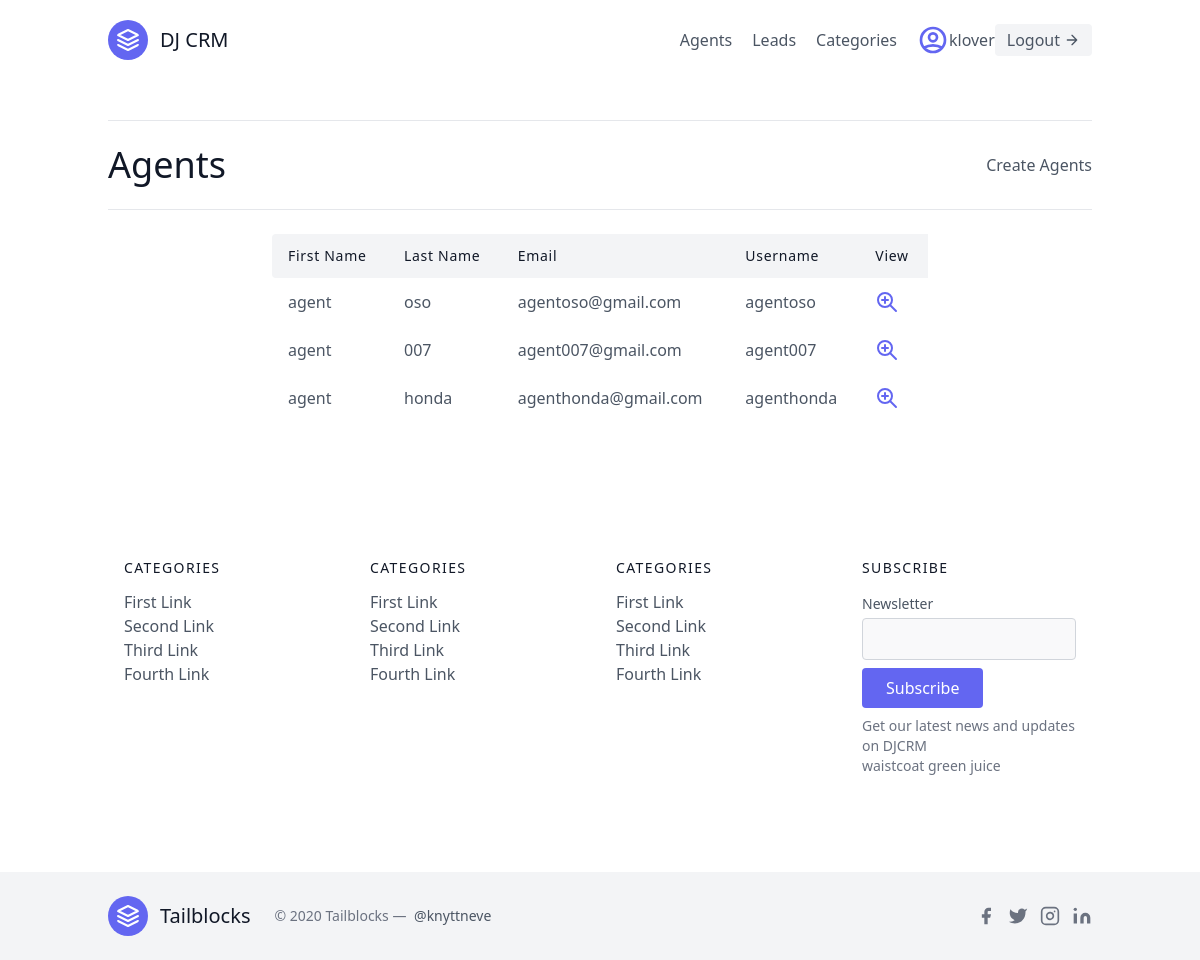
Screenshot of /agents/ (signed in) with the database file from the repository.
### leads/models.py (models this page shows, shortened)
class User(AbstractUser):
    is_organiser = models.BooleanField(default=True)
    is_agent = models.BooleanField(default=False)

class Agent(models.Model):
    user = models.OneToOneField(User, on_delete=models.CASCADE)
    organisation = models.ForeignKey(UserProfile, on_delete=models.CASCADE)

### agents/views.py (the view)
# urls.py: path('', views.AgentListView.as_view(), name='agent-list'),
class AgentListView(OrganiserAndLoginRequiredMixin, generic.ListView):
    template_name = "agents/agent_list.html"
    context_object_name = "agents"
    def get_queryset(self) :
        organisation = self.request.user.userprofile
        return Agent.objects.filter(organisation=organisation)

### agents/mixins.py (called while the page is built)
    def dispatch(self, request, *args, **kwargs):
        if not request.user.is_authenticated or not request.user.is_organiser:
            return redirect("leads:lead-list")
        return super().dispatch(request, *args, **kwargs)

### agents/templates/agents/agent_list.html (shortened to what this page needs)
{% extends 'base.html' %} {% block content %}
<section class="text-gray-600 body-font">
    <div class="container px-5 py-10 mx-auto">
        <div class="w-full mb-6 py-6 flex justify-between items-center border-b border-t border-gray-200">
            <div>
                <h1 class="text-4xl text-gray-900">Agents</h1>
            </div>
            {% if request.user.is_organiser %}
            <div>
                <a class="text=text-gray-600 hover:text-blue-500 " href="{% url 'agents:agent-create' %}">Create
                    Agents</a>
            </div>
            {% endif %}
        </div>
        <div class="lg:w-2/3 w-full mx-auto overflow-auto">
            <table class="table-auto w-full text-left whitespace-no-wrap">
                <thead>
                    <tr>
                        <th
                            class="px-4 py-3 title-font tracking-wider font-medium text-gray-900 text-sm bg-gray-100 rounded-tl rounded-bl">
                            First Name</th>
                        <th class="px-4 py-3 title-font tracking-wider font-medium text-gray-900 text-sm bg-gray-100">
                            Last Name</th>
                        <th class="px-4 py-3 title-font tracking-wider font-medium text-gray-900 text-sm bg-gray-100">
                            Email</th>
                        <th class="px-4 py-3 title-font tracking-wider font-medium text-gray-900 text-sm bg-gray-100">
                            Username</th>
                        <th class="px-4 py-3 title-font tracking-wider font-medium text-gray-900 text-sm bg-gray-100">
                            View</th>
                    </tr>
                </thead>
                <tbody>
                    {% for agent in agents %}
                    <tr>
                        <td class="px-4 py-3">{{agent.user.first_name}} </td>
                        <td class="px-4 py-3">{{agent.user.last_name}}</td>
                        <td class="px-4 py-3">{{agent.user.email}}</td>
                        <td class="px-4 py-3">{{agent.user.username}}</td>
                        <td class="px-4 py-3">
                            <a href="{% url 'agents:agent-detail' agent.pk %}">
                            </a>
                        </td>
                    </tr>
                    {% empty %}
                    <p>There are no agent</p>
                    {% endfor%}
                </tbody>
            </table>
        </div>
    </div>
</section>
{% endblock content %}

### templates/navbar.html (shortened to what this page needs)
<header class="text-gray-600 body-font">
  <div class="container mx-auto flex flex-wrap p-5 flex-col md:flex-row items-center">
    <a href="{% url 'landing-page' %}" class="flex title-font font-medium items-center text-gray-900 mb-4 md:mb-0">
      <svg xmlns="http://www.w3.org/2000/svg" fill="none" stroke="currentColor" stroke-linecap="round"
        stroke-linejoin="round" stroke-width="2" class="w-10 h-10 text-white p-2 bg-indigo-500 rounded-full"
        viewBox="0 0 24 24">
        <path d="M12 2L2 7l10 5 10-5-10-5zM2 17l10 5 10-5M2 12l10 5 10-5"></path>
      </svg>
      <span class="ml-3 text-xl">DJ CRM</span>
    </a>
    <nav class="md:ml-auto flex flex-wrap items-center text-base justify-center">
      {% if not request.user.is_authenticated %}
      <a href="{% url 'signup' %}" class="mr-5 hover:text-gray-900">Signup</a>
      {% else %}
      {% if request.user.is_organiser %}
      <a href="{% url 'agents:agent-list' %}" class="mr-5 hover:text-gray-900">Agents</a>
      {% endif %}
      <a href="{% url 'leads:lead-list' %}" class="mr-5 hover:text-gray-900">Leads</a>
      <a href="{% url 'leads:category-list' %}" class="mr-5 hover:text-gray-900">Categories</a>
      {% endif %}
    </nav>
    {% if request.user.is_authenticated %}
    <div>
      <svg class="h-8 w-8 text-indigo-500"  fill="none" viewBox="0 0 24 24" stroke="currentColor">
        <path stroke-linecap="round" stroke-linejoin="round" stroke-width="2" d="M5.121 17.804A13.937 13.937 0 0112 16c2.5 0 4.847.655 6.879 1.804M15 10a3 3 0 11-6 0 3 3 0 016 0zm6 2a9 9 0 11-18 0 9 9 0 0118 0z"/>
      </svg>
    </div>
    {{ request.user.username }}
    <a href="{% url 'logout' %}"
      class="inline-flex items-center bg-gray-100 border-0 py-1 px-3 focus:outline-none hover:bg-gray-200 rounded text-base mt-4 md:mt-0">Logout
      <svg fill="none" stroke="currentColor" stroke-linecap="round" stroke-linejoin="round" stroke-width="2"
        class="w-4 h-4 ml-1" viewBox="0 0 24 24">
        <path d="M5 12h14M12 5l7 7-7 7"></path>
      </svg>
    </a>
    {% endif %}
  </div>
</header>

### static/css/style.css (style rules this page uses)
body { background-color: white; }
h1 { margin-bottom: 1rem; color: #111827; font-size: 1.875rem; line-height: 2.25rem; font-weight: 500; }

### rows the page displays
User: user.username "klover"
Agent: user.first_name "agent", user.last_name "oso", user.email "agentoso@gmail.com", user.username "agentoso"
Agent: user.first_name "agent", user.last_name "007", user.email "agent007@gmail.com", user.username "agent007"
Agent: user.first_name "agent", user.last_name "honda", user.email "agenthonda@gmail.com", user.username "agenthonda"
